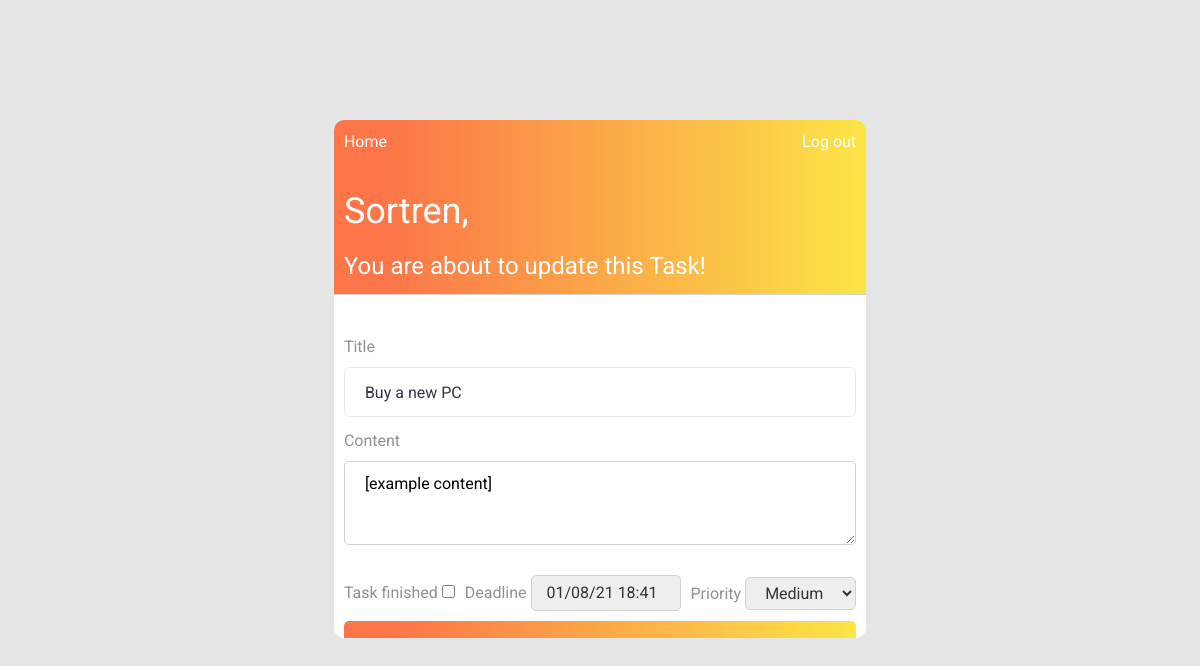
The app's page /update-task/180 (signed in) with its own data.
### to_do/models.py (models this page shows, shortened)
class Task(models.Model):
    class Priority(models.IntegerChoices):
        LOW = 1
        MEDIUM = 2
        HIGH = 3
    title = models.CharField(max_length=100)
    content = models.TextField()
    date_posted = models.DateTimeField(default=timezone.now)
    finished = models.BooleanField(default=False)
    updated = models.BooleanField(default=False)
    priority = models.PositiveIntegerField(default=1, choices=Priority.choices)
    deadline = models.DateTimeField(default=timezone.now)
    """
    Author is a foreign key in a Task's table, because the containing user's id is being taken from the User's table
    to create a relation between them. Now each task has a field called "author" filled with an id of the user
    who created this task.
    """
    author = models.ForeignKey(User, on_delete=models.CASCADE)

### to_do/views.py (the view)
# urls.py: path('update-task/<int:id>', views.update_task, name="update-task"),
@login_required
def update_task(request, id):
    task = Task.objects.get(id=id)
    profile = Profile.objects.get(user=request.user)
    if request.method == 'POST':
        data = request.POST.copy()
        if request.POST.get('finished'):
            data.update({
                "author": request.user,
            })
            if timezone.now() <= task.deadline:
                profile.finished_before_deadline += 1
            else:
                profile.finished_after_deadline += 1
            profile.total_tasks_finished += 1
        else:
            data.update({
                "author": request.user,
                "updated": True,
            })
        form = AddTaskForm(data, instance=task)
        if form.is_valid():
            profile.save()
            form.save()
            return redirect('to_do-home')
        else:
            form = AddTaskForm(instance=task)
    else:
        form = AddTaskForm(instance=task)
    context = {
        "task": task,
        "form": form,
        "name": "update-task",
    }
    return render(request, 'to_do/add_task.html', context)

### to_do/forms.py
class AddTaskForm(forms.ModelForm):
    class Meta:
        model = Task
        fields = ['title', 'content', 'author',
                  'finished', 'updated', 'priority', 'deadline']
        widgets = {
            'content': forms.Textarea(attrs={
                'rows': 3,
                'cols': 40
            }),
            'priority': forms.Select(attrs={'class': 'drop-down'}),
            'deadline': forms.DateTimeInput(attrs={'class': 'drop-down'}, )
        }

### to_do/templates/to_do/add_task.html (shortened to what this page needs)
{%extends "to_do/base_home.html"%}
{% block header%}
  <span class="welcome"><a href = "{% url 'profile' %} " class = "username">{{ user.username }},</a></span>
{% endblock header%}
{% block tasks-to-do %}
  {% if name == 'update-task' %}
    <span class="incomplete">
      You are about to update this Task!
    </span>
  {% else %}
    <span class="incomplete">
      You are about to add a new Task!
    </span>
  {% endif %}
{% endblock tasks-to-do %}
{% block add_task%}
  <div class = "tasks-container">
  <form method="POST" class="add-task-form">
    <div class="inputs-container">
      <div class="inputs">
        <label for="id_title">Title</label>
        {{form.title}}
      </div>
      <div class="inputs">
        <label for="id_content">Content</label>
        {{form.content}}
      </div>
    </div>
    <div class="checkboxes">
      {% if name == 'update-task' %}
        <div class="finished">
          <span>Task finished</span>
          {{form.finished}}
        </div>
      {% endif %}
      <div class="deadline">
        <span>Deadline</span>
        {{form.deadline}}
      </div>
      <div class="priority">
        <span>Priority</span>
        {{form.priority}}
      </div>
    </div>
    {% if name == 'update-task' %}
      <div class="buttons-container">
        <button class="add-task-button" type="submit">Update task</button>
      </div>
    {% else %}
      <div class="buttons-container">
        <button class="add-task-button" type="submit">Add task</button>
      </div>
    {% endif %}
  </form>
</div>
{% endblock add_task%}

### to_do/static/to_do/home.css (style rules this page uses)
* { margin: 0; padding: 0; box-sizing: border-box; font-family: "Roboto", sans-serif; }
body { background-color: #e5e5e5; }
.welcome { font-size: 36px; }
.welcome a { color: white; text-decoration: none; }
.incomplete { font-size: 24px; }
.drop-down { padding: 5px 15px 5px 15px; color: #333333; background-color: #eeeeee; border: 0.5px solid lightgrey; border-radius: 5px; cursor: pointer; }
.tasks-container { display: flex; flex-direction: column; flex: 1; }
.add-task-form { padding: 10px; }
.inputs { display: flex; flex-direction: column; }
.inputs input { height: 50px; border-radius: 5px; border: 1px solid #e8e8e8; outline: none; padding-left: 20px; color: #2d3748; }
.inputs label { color: rgb(145, 145, 145); }
.inputs-container { margin: 30px 0px; display: flex; flex-direction: column; gap: 12px; }
#id_content, #id_content:focus { padding-left: 20px; padding-top: 10px; outline: none; border: 0.5px solid lightgrey; border-radius: 5px; }
.buttons-container { display: flex; flex-direction: column; }
.buttons-container button:focus, .buttons-container button { outline: none; color: white; border-radius: 5px; height: 50px; border: none; cursor: pointer; font-weight: bold; background: rgb(251, 110, 63); background: linear-gradient( 90deg, rgba(251, 110, 63, 0.9500175070028011) 10%, rgba(252, 229, 70, 1) 100% ); }
#id_deadline { cursor: text; width: 150px; }
.checkboxes { display: flex; gap: 10px; align-items: center; justify-content: space-between; padding-bottom: 10px; }
.checkboxes span { color: rgb(145, 145, 145); }

### records on screen
Task: title "Buy a new PC", content "[example content]", deadline "01/08/21 18:41", priority "Medium"

### other values on screen
{{ user.username }} "Sortren"
